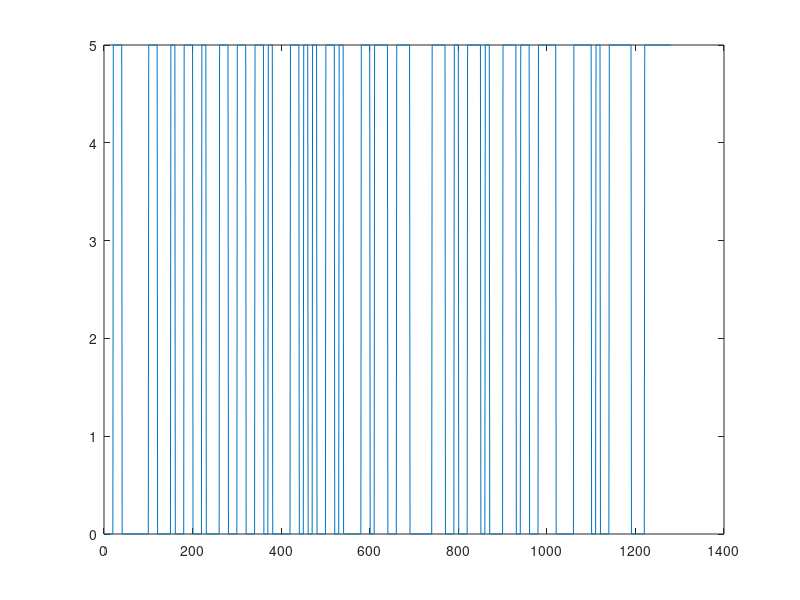
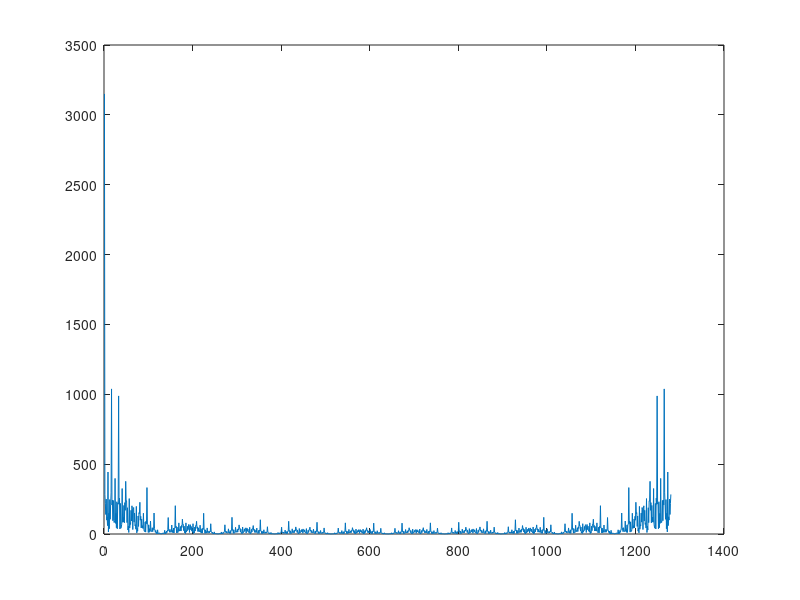

Here is the MATLAB script that generated these plots, in order:
%LAB02 - Sinal TTL

%Tabela mapa de caracteres (0-9A-F)
x = [0,0,1,1,0,0,0,0 ; 0,0,1,1,0,0,0,1 ; 0,0,1,1,0,0,1,0 ; 0,0,1,1,0,0,1,1 ;
    0,0,1,1,0,1,0,0 ; 0,0,1,1,0,1,0,1 ; 0,0,1,1,0,1,0,0 ; 0,0,1,1,0,1,1,1 ;
    0,0,1,1,1,0,0,0 ; 0,0,1,1,1,0,0,1 ; 0,0,1,1,1,0,1,0 ; 0,0,1,1,1,0,1,1 ; 
    0,0,1,1,1,1,0,0 ; 0,0,1,1,1,1,0,1 ; 0,0,1,1,1,1,1,0 ; 0,0,1,1,1,1,1,1];

%eixo_x = 1:800;
y = 1:(8*10*16);
%eixo_y = 0:1/100:8;

for i=1:16,
    for j=1:8,
        for k=1:10,
            %y( (((j-1)*20) + k)) = x(i,j);
            y( (((j-1)*10) + k) + (i-1)*8*10) = x(i,j);
            %figure(i);
            %plot(x(i,:)*5);
        end
    end
end

figure(1);
plot((y*5));

figure(2);
plot(abs(fft(y*5)));